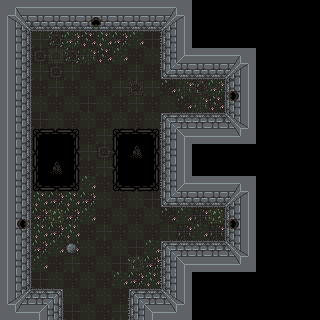

This game map was drawn from its Tiled (.tmx) file and the tilesets committed beside it. A one-line description and the full map source follow:
An orthogonal 20x20 tile map with 16x16 px tiles, 1 tile layer (Tile Layer 1).

<map version="1.2" tiledversion="1.2.3" orientation="orthogonal" renderorder="right-down" width="20" height="20" tilewidth="16" tileheight="16" infinite="0" nextlayerid="2" nextobjectid="1">
 <tileset firstgid="1" source="Basic Tileset Inside.tsx" />
 <layer id="1" name="Tile Layer 1" width="20" height="20">
  <data encoding="csv">
1,2,41,41,41,41,41,41,41,41,3,4,88,88,88,88,88,88,88,88,
17,18,9,9,9,11,12,9,9,9,19,20,88,88,88,88,88,88,88,88,
57,25,92,68,96,85,95,86,93,82,37,42,88,88,88,88,88,88,88,88,
57,25,66,75,68,94,85,93,81,91,37,38,41,41,3,4,88,88,88,88,
57,25,92,66,92,81,91,81,92,81,53,54,9,9,19,20,88,88,88,88,
57,25,81,92,81,91,81,92,65,92,83,94,67,96,14,42,88,88,88,88,
57,25,91,81,91,82,91,81,92,81,91,83,94,85,30,42,88,88,88,88,
57,25,82,91,81,91,81,91,81,91,5,6,26,26,35,36,88,88,88,88,
57,25,71,72,73,81,92,71,72,73,21,22,58,58,51,52,88,88,88,88,
57,25,87,88,89,92,66,87,74,89,10,42,88,88,88,88,88,88,88,88,
57,25,87,74,89,81,92,87,88,89,10,42,88,88,88,88,88,88,88,88,
57,25,103,104,105,93,81,103,104,105,37,38,41,41,3,4,88,88,88,88,
57,25,95,86,95,86,91,81,91,82,53,54,9,9,19,20,88,88,88,88,
57,13,86,79,86,93,81,91,81,91,83,93,84,79,14,42,88,88,88,88,
57,29,95,86,95,81,92,81,91,81,92,84,93,84,30,42,88,88,88,88,
57,25,86,93,98,91,81,91,82,93,5,6,26,26,35,36,88,88,88,88,
57,25,93,81,92,81,91,82,77,86,21,22,58,58,51,52,88,88,88,88,
57,25,82,91,81,91,81,93,86,95,21,42,88,88,88,88,88,88,88,88,
33,34,7,8,91,81,91,81,5,6,35,36,88,88,88,88,88,88,88,88,
49,50,23,24,82,91,81,92,21,22,51,52,88,88,88,88,88,88,88,88
</data>
 </layer>
</map>
